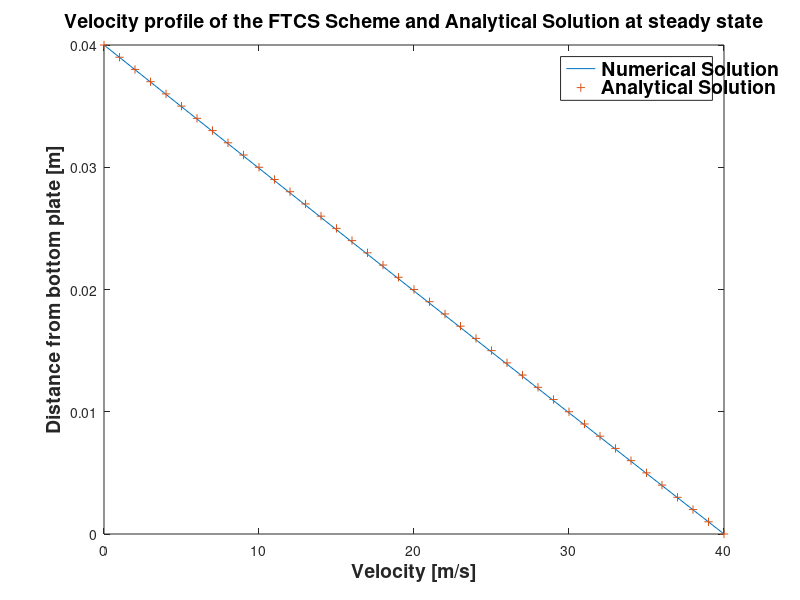

This figure's MATLAB source:
%PROJECT 1 - ANALYTICAL SOLUTION
%PART 6 - COMPARISON

clear;
clc;

%ANALYTICAL SOLUTION
%PARAMETERS
h = 0.04;                   %distance between two parallel plates extended to infinity [m]
nu = 0.000217;              %kinematic viscosity [m^2/s]
U_0 = 40;                   %velocity of lower plate [m/s]                     
k=1;
d=0.1356
t_final = 4
%NUMERICAL SOLUTION        %DISTANCE BETWEEN THE PLATES [m]
N=41;    

del_y = h/(N-1)             %DISCRETIZATION IN y [m]
del_t=(d*(del_y^2))/nu    %STABILITY CONDITION FOR THE FTCS SCHEME

%INITIAL CONDITIONS
u_o(1) = 40;                 
u_o(2:N) = 0;
j = 1;                       %TIME INDEX
t = 0;
while t<t_final;
    t=j*del_t;
    u(1)=40;                 %BOUNDARY CONDITION [m/s]
    u(N)=0;                  %BOUNDARY CONDITION [m/s]
    for i=2:(N-1);
        u(i)=u_o(i)+d*(u_o(i+1)-2*u_o(i)+u_o(i-1));
    end
    u_o=u;
    j=j+1;
end
Y_axis=0:del_y:h;

for i=1:length(Y_axis)
    u_a(i)=-1000*Y_axis(i)+40
end




plot(u_o,Y_axis,u_a,Y_axis,'+')
title('Velocity profile of the FTCS Scheme and Analytical Solution at steady state')
ylabel('Distance from bottom plate [m]')
xlabel('Velocity [m/s]')
legend('Numerical Solution','Analytical Solution')



figureHandle = gcf;
%# make all text in the figure to size 14 and bold
set(findall(figureHandle,'type','text'),'fontSize',14,'fontWeight','bold')

